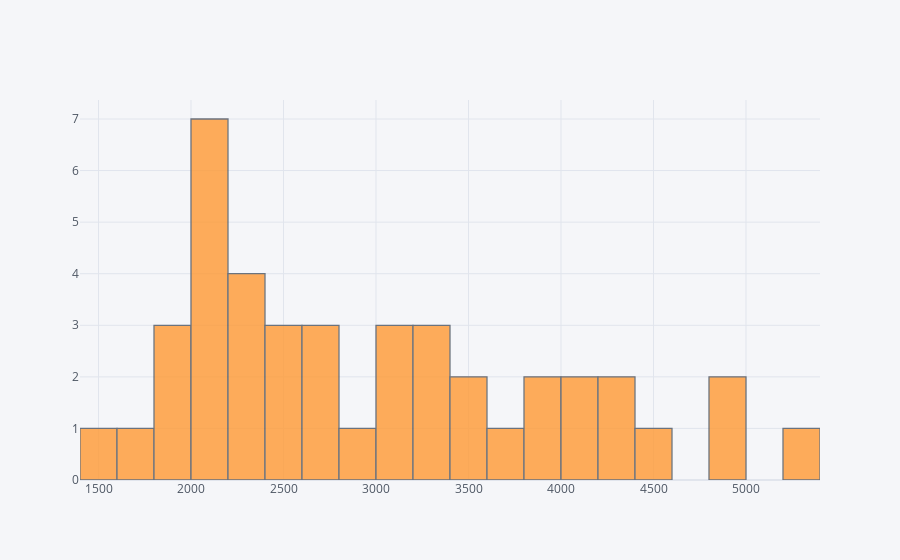

This figure's notebook cell:
### Code cell
coca_cola['Sales'].iplot(kind = 'hist', bins = 30)

### Figure 1 — Plotly figure (JSON) as saved in the notebook; plotly's stock layout.template omitted (floating-point values rounded to 4 significant figures)
{"data": [{"histfunc": "count", "histnorm": "", "marker": {"color": "rgba(255, 153, 51, 1.0)", "line": {"color": "#4D5663", "width": 1.3}}, "name": "Sales", "nbinsx": 30, "opacity": 0.8, "orientation": "v", "type": "histogram", "x": [1735.0, 2245.0, 2534.0, 2155.0, 1548.0, 2104.0, 2014.0, 1992.0, 1869.0, 2314.0, 2128.0, 2027.0, 1911.0, 2331.0, 2207.0, 2174.0, 2148.0, 2739.0, 2793.0, 2556.0, 2481.0, 3040.0, 3172.0, 2879.0, 2772, 3550, 3508, 3244.0, 3056, 3899, 3629, 3373, 3352, 4342, 4461, 4017, 3854, 4936, 4895, 4333, 4194, 5253]}], "layout": {"barmode": "overlay", "legend": {"bgcolor": "#F5F6F9", "font": {"color": "#4D5663"}}, "paper_bgcolor": "#F5F6F9", "plot_bgcolor": "#F5F6F9", "title": {"font": {"color": "#4D5663"}}, "xaxis": {"gridcolor": "#E1E5ED", "showgrid": true, "tickfont": {"color": "#4D5663"}, "title": {"font": {"color": "#4D5663"}, "text": ""}, "zerolinecolor": "#E1E5ED"}, "yaxis": {"gridcolor": "#E1E5ED", "showgrid": true, "tickfont": {"color": "#4D5663"}, "title": {"font": {"color": "#4D5663"}, "text": ""}, "zerolinecolor": "#E1E5ED"}}}
